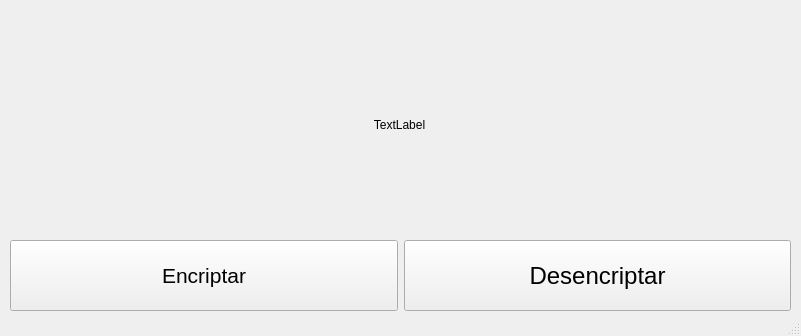
<?xml version="1.0" encoding="UTF-8"?>
<ui version="4.0">
 <class>MainWindow</class>
 <widget class="QMainWindow" name="MainWindow">
  <property name="geometry">
   <rect>
    <x>0</x>
    <y>0</y>
    <width>801</width>
    <height>336</height>
   </rect>
  </property>
  <property name="sizePolicy">
   <sizepolicy hsizetype="Preferred" vsizetype="Preferred">
    <horstretch>0</horstretch>
    <verstretch>0</verstretch>
   </sizepolicy>
  </property>
  <property name="windowTitle">
   <string>MainWindow</string>
  </property>
  <widget class="QWidget" name="centralwidget">
   <widget class="QWidget" name="horizontalLayoutWidget">
    <property name="geometry">
     <rect>
      <x>10</x>
      <y>240</y>
      <width>781</width>
      <height>71</height>
     </rect>
    </property>
    <layout class="QHBoxLayout" name="action_buttons">
     <item>
      <widget class="QPushButton" name="encrypt">
       <property name="sizePolicy">
        <sizepolicy hsizetype="Minimum" vsizetype="Expanding">
         <horstretch>0</horstretch>
         <verstretch>0</verstretch>
        </sizepolicy>
       </property>
       <property name="font">
        <font>
         <pointsize>16</pointsize>
        </font>
       </property>
       <property name="text">
        <string>Encriptar</string>
       </property>
       <property name="flat">
        <bool>false</bool>
       </property>
      </widget>
     </item>
     <item>
      <widget class="QPushButton" name="decrypt">
       <property name="sizePolicy">
        <sizepolicy hsizetype="Minimum" vsizetype="Expanding">
         <horstretch>0</horstretch>
         <verstretch>0</verstretch>
        </sizepolicy>
       </property>
       <property name="font">
        <font>
         <pointsize>18</pointsize>
        </font>
       </property>
       <property name="text">
        <string>Desencriptar</string>
       </property>
      </widget>
     </item>
    </layout>
   </widget>
   <widget class="QWidget" name="verticalLayoutWidget">
    <property name="geometry">
     <rect>
      <x>9</x>
      <y>19</y>
      <width>781</width>
      <height>211</height>
     </rect>
    </property>
    <layout class="QVBoxLayout" name="verticalLayout">
     <item>
      <widget class="QLabel" name="label">
       <property name="text">
        <string>TextLabel</string>
       </property>
       <property name="alignment">
        <set>Qt::AlignCenter</set>
       </property>
      </widget>
     </item>
    </layout>
   </widget>
  </widget>
  <widget class="QStatusBar" name="status_bar">
   <property name="enabled">
    <bool>true</bool>
   </property>
  </widget>
 </widget>
 <resources/>
 <connections/>
</ui>
